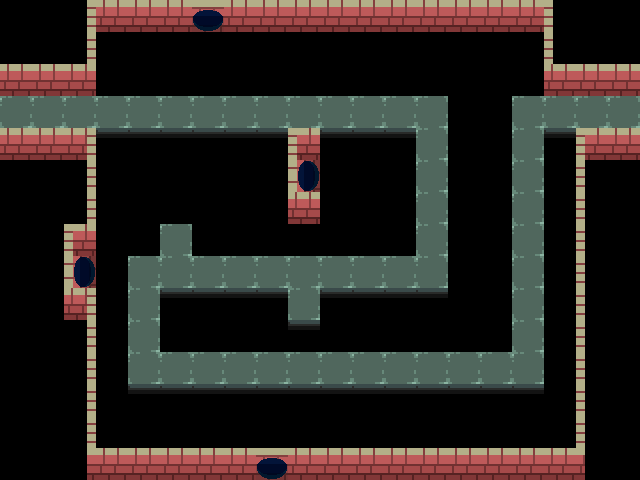

A level layout from a 2D game, rendered from its tile map. Below: a short description, then the map file with its tile-grid data intact:
An orthogonal 20x15 tile map with 32x32 px tiles, 3 tile layers (walls, ground, death) and 6 objects (4x arrowSource, 2x connection).

<map version="1.0" tiledversion="1.0.3" orientation="orthogonal" renderorder="right-down" width="20" height="15" tilewidth="32" tileheight="32" nextobjectid="17">
 <tileset firstgid="1" source="tower-tileset.tsx" />
 <layer name="walls" width="20" height="15">
  <data encoding="csv">
0,0,14,12,12,12,5,12,12,12,12,12,12,12,12,12,12,15,0,0,
0,0,14,0,0,0,0,0,0,0,0,0,0,0,0,0,0,15,0,0,
12,12,12,0,0,0,0,0,0,0,0,0,0,0,0,0,0,12,12,12,
2,0,0,0,0,0,0,0,0,0,0,0,0,0,0,0,0,0,0,2,
12,12,23,0,0,0,0,0,0,22,0,0,0,0,0,0,0,0,22,12,
0,0,14,0,0,0,0,0,0,7,0,0,0,0,0,0,0,0,15,0,
0,0,14,0,0,0,0,0,0,12,0,0,0,0,0,0,0,0,15,0,
0,0,22,0,0,0,0,0,0,0,0,0,0,0,0,0,0,0,15,0,
0,0,7,0,0,0,0,0,0,0,0,0,0,0,0,0,0,0,15,0,
0,0,23,0,0,0,0,0,0,0,0,0,0,0,0,0,0,0,15,0,
0,0,14,0,0,0,0,0,0,0,0,0,0,0,0,0,0,0,15,0,
0,0,14,0,0,0,0,0,0,0,0,0,0,0,0,0,0,0,15,0,
0,0,14,0,0,0,0,0,0,0,0,0,0,0,0,0,0,0,15,0,
0,0,14,0,0,0,0,0,0,0,0,0,0,0,0,0,0,0,15,0,
0,0,24,12,12,12,12,12,5,12,12,12,12,12,12,12,12,12,21,0
</data>
 </layer>
 <layer name="ground" width="20" height="15">
  <data encoding="csv">
0,0,0,0,0,0,0,0,0,0,0,0,0,0,0,0,0,0,0,0,
0,0,0,0,0,0,0,0,0,0,0,0,0,0,0,0,0,0,0,0,
0,0,0,0,0,0,0,0,0,0,0,0,0,0,0,0,0,0,0,0,
0,2,2,2,2,2,2,2,2,2,2,2,2,2,0,0,2,2,2,0,
0,0,0,0,0,0,0,0,0,0,0,0,0,2,0,0,2,0,0,0,
0,0,0,0,0,0,0,0,0,0,0,0,0,2,0,0,2,0,0,0,
0,0,0,0,0,0,0,0,0,0,0,0,0,2,0,0,2,0,0,0,
0,0,0,0,0,2,0,0,0,0,0,0,0,2,0,0,2,0,0,0,
0,0,0,0,2,2,2,2,2,2,2,2,2,2,0,0,2,0,0,0,
0,0,0,0,2,0,0,0,0,2,0,0,0,0,0,0,2,0,0,0,
0,0,0,0,2,0,0,0,0,0,0,0,0,0,0,0,2,0,0,0,
0,0,0,0,2,2,2,2,2,2,2,2,2,2,2,2,2,0,0,0,
0,0,0,0,0,0,0,0,0,0,0,0,0,0,0,0,0,0,0,0,
0,0,0,0,0,0,0,0,0,0,0,0,0,0,0,0,0,0,0,0,
0,0,0,0,0,0,0,0,0,0,0,0,0,0,0,0,0,0,0,0
</data>
 </layer>
 <layer name="death" width="20" height="15">
  <data encoding="csv">
0,0,0,0,0,0,0,0,0,0,0,0,0,0,0,0,0,0,0,0,
0,0,0,4,4,4,4,4,4,4,4,4,4,4,4,4,4,0,0,0,
0,0,0,4,4,4,4,4,4,4,4,4,4,4,4,4,4,0,0,0,
0,0,0,0,0,0,0,0,0,0,0,0,0,0,4,4,0,0,0,0,
0,0,0,3,3,3,3,3,3,0,3,3,3,0,4,4,0,3,0,0,
0,0,0,4,4,4,4,4,4,0,4,4,4,0,4,4,0,4,0,0,
0,0,0,4,4,4,4,4,4,0,4,4,4,0,4,4,0,4,0,0,
0,0,0,4,4,0,4,4,4,4,4,4,4,0,4,4,0,4,0,0,
0,0,0,4,0,0,0,0,0,0,0,0,0,0,4,4,0,4,0,0,
0,0,0,4,0,3,3,3,3,0,3,3,3,3,4,4,0,4,0,0,
0,0,0,4,0,4,4,4,4,3,4,4,4,4,4,4,0,4,0,0,
0,0,0,4,0,0,0,0,0,0,0,0,0,0,0,0,0,4,0,0,
0,0,0,4,3,3,3,3,3,3,3,3,3,3,3,3,3,4,0,0,
0,0,0,4,4,4,4,4,4,4,4,4,4,4,4,4,4,4,0,0,
0,0,0,0,0,0,0,0,0,0,0,0,0,0,0,0,0,0,0,0
</data>
 </layer>
 <objectgroup name="objects">
  <object id="9" name="35" type="connection" x="32" y="96" width="32" height="32">
   <properties>
    <property name="to" value="34" />
   </properties>
  </object>
  <object id="10" name="36" type="connection" x="576" y="96" width="32" height="32">
   <properties>
    <property name="to" value="37" />
   </properties>
  </object>
  <object id="13" type="arrowSource" x="288" y="160" width="32" height="32">
   <properties>
    <property name="delay" value="1.5" />
    <property name="offset" value="0" />
    <property name="xdir" value="1" />
    <property name="ydir" value="0" />
   </properties>
  </object>
  <object id="14" type="arrowSource" x="64" y="256" width="32" height="32">
   <properties>
    <property name="delay" value="4.7" />
    <property name="offset" value="0" />
    <property name="xdir" value="1" />
    <property name="ydir" value="0" />
   </properties>
  </object>
  <object id="15" type="arrowSource" x="192" y="0" width="32" height="32">
   <properties>
    <property name="delay" value="1.5" />
    <property name="offset" value="0" />
    <property name="xdir" value="0" />
    <property name="ydir" value="-1" />
   </properties>
  </object>
  <object id="16" type="arrowSource" x="256" y="448" width="32" height="32">
   <properties>
    <property name="delay" value="1.5" />
    <property name="offset" value="0" />
    <property name="xdir" value="0" />
    <property name="ydir" value="1" />
   </properties>
  </object>
 </objectgroup>
</map>
